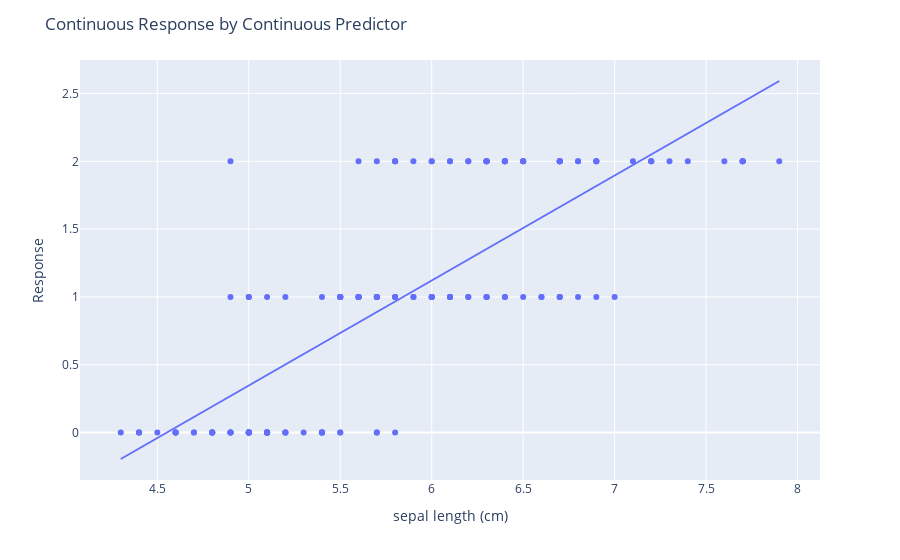
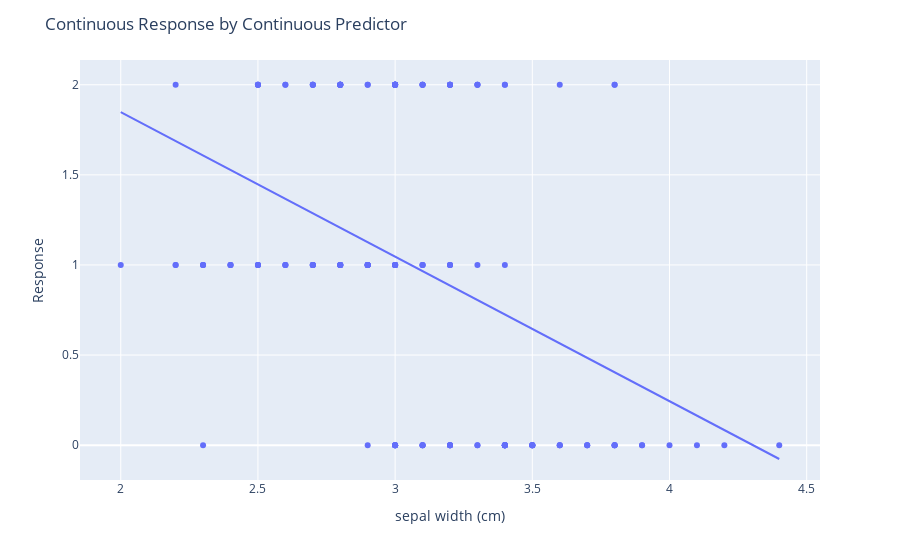
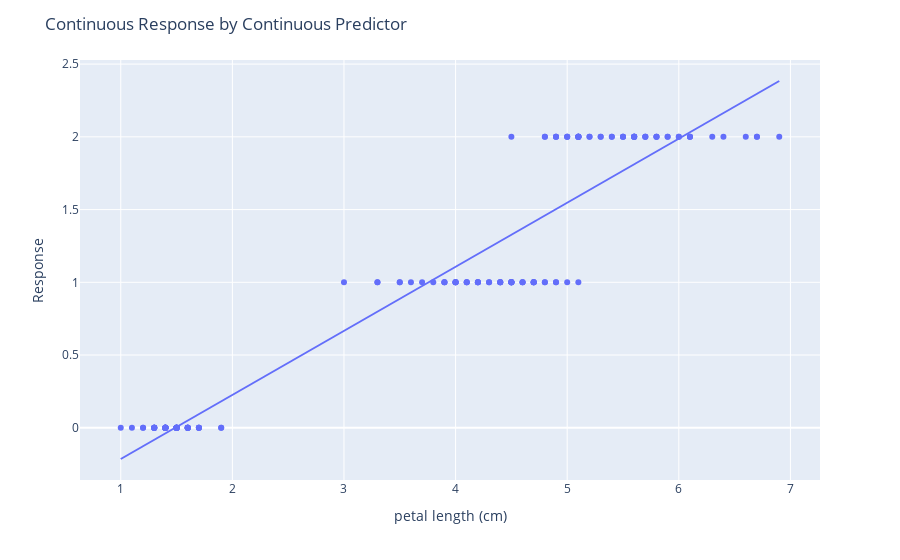
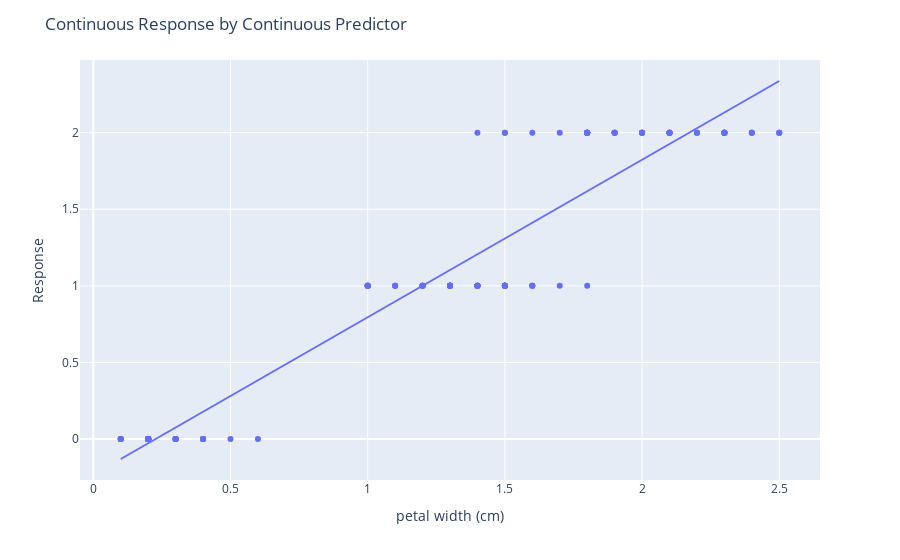

The cell these charts' notebook holds for them, in order:
### Code cell
result_response = check_response(df,response)
for i in range(0,len(df.columns)-1):
    #result_response = check_response(df,i,response)
    result_predictor = check_predictor(df,i,predictors)
    if result_response == "CAT_RES":
        if result_predictor == "CAT_PRED":
            print('cat_res_cat_pred()')
        else:
            cat_resp_cont_predictor()
    else:
        if result_predictor == "CAT_PRED":
            print('cont_res_cat_pred()')
        else:
            cont_response_cont_predictor(df,i)

### Figure 1 — Plotly figure (JSON) as saved in the notebook; plotly's stock layout.template omitted (floating-point values rounded to 4 significant figures; data arrays with more than 128 entries replaced by an {"elided": "..."} marker saying what was removed)
{"data": [{"hovertemplate": "x=%{x}<br>y=%{y}<extra></extra>", "legendgroup": "", "marker": {"color": "#636efa", "symbol": "circle"}, "mode": "markers", "name": "", "orientation": "v", "showlegend": false, "type": "scatter", "x": {"elided": "150 float values"}, "xaxis": "x", "y": {"elided": "150 int values"}, "yaxis": "y"}, {"hovertemplate": "<b>OLS trendline</b><br>y = 0.774212 * x + -3.52398<br>R<sup>2</sup>=0.612402<br><br>x=%{x}<br>y=%{y} <b>(trend)</b><extra></extra>", "legendgroup": "", "marker": {"color": "#636efa", "symbol": "circle"}, "mode": "lines", "name": "", "showlegend": false, "type": "scatter", "x": {"elided": "150 float values"}, "xaxis": "x", "y": {"elided": "150 float values"}, "yaxis": "y"}], "layout": {"legend": {"tracegroupgap": 0}, "margin": {"t": 60}, "title": {"text": "Continuous Response by Continuous Predictor"}, "xaxis": {"anchor": "y", "domain": [0, 1], "title": {"text": "sepal length (cm)"}}, "yaxis": {"anchor": "x", "domain": [0, 1], "title": {"text": "Response"}}}}

### Figure 2 — Plotly figure (JSON) as saved in the notebook; plotly's stock layout.template omitted (floating-point values rounded to 4 significant figures; data arrays with more than 128 entries replaced by an {"elided": "..."} marker saying what was removed)
{"data": [{"hovertemplate": "x=%{x}<br>y=%{y}<extra></extra>", "legendgroup": "", "marker": {"color": "#636efa", "symbol": "circle"}, "mode": "markers", "name": "", "orientation": "v", "showlegend": false, "type": "scatter", "x": {"elided": "150 float values"}, "xaxis": "x", "y": {"elided": "150 int values"}, "yaxis": "y"}, {"hovertemplate": "<b>OLS trendline</b><br>y = -0.801924 * x + 3.45175<br>R<sup>2</sup>=0.182037<br><br>x=%{x}<br>y=%{y} <b>(trend)</b><extra></extra>", "legendgroup": "", "marker": {"color": "#636efa", "symbol": "circle"}, "mode": "lines", "name": "", "showlegend": false, "type": "scatter", "x": {"elided": "150 float values"}, "xaxis": "x", "y": {"elided": "150 float values"}, "yaxis": "y"}], "layout": {"legend": {"tracegroupgap": 0}, "margin": {"t": 60}, "title": {"text": "Continuous Response by Continuous Predictor"}, "xaxis": {"anchor": "y", "domain": [0, 1], "title": {"text": "sepal width (cm)"}}, "yaxis": {"anchor": "x", "domain": [0, 1], "title": {"text": "Response"}}}}

### Figure 3 — Plotly figure (JSON) as saved in the notebook; plotly's stock layout.template omitted (floating-point values rounded to 4 significant figures; data arrays with more than 128 entries replaced by an {"elided": "..."} marker saying what was removed)
{"data": [{"hovertemplate": "x=%{x}<br>y=%{y}<extra></extra>", "legendgroup": "", "marker": {"color": "#636efa", "symbol": "circle"}, "mode": "markers", "name": "", "orientation": "v", "showlegend": false, "type": "scatter", "x": {"elided": "150 float values"}, "xaxis": "x", "y": {"elided": "150 int values"}, "yaxis": "y"}, {"hovertemplate": "<b>OLS trendline</b><br>y = 0.440424 * x + -0.655113<br>R<sup>2</sup>=0.900667<br><br>x=%{x}<br>y=%{y} <b>(trend)</b><extra></extra>", "legendgroup": "", "marker": {"color": "#636efa", "symbol": "circle"}, "mode": "lines", "name": "", "showlegend": false, "type": "scatter", "x": {"elided": "150 float values"}, "xaxis": "x", "y": {"elided": "150 float values"}, "yaxis": "y"}], "layout": {"legend": {"tracegroupgap": 0}, "margin": {"t": 60}, "title": {"text": "Continuous Response by Continuous Predictor"}, "xaxis": {"anchor": "y", "domain": [0, 1], "title": {"text": "petal length (cm)"}}, "yaxis": {"anchor": "x", "domain": [0, 1], "title": {"text": "Response"}}}}

### Figure 4 — Plotly figure (JSON) as saved in the notebook; plotly's stock layout.template omitted (floating-point values rounded to 4 significant figures; data arrays with more than 128 entries replaced by an {"elided": "..."} marker saying what was removed)
{"data": [{"hovertemplate": "x=%{x}<br>y=%{y}<extra></extra>", "legendgroup": "", "marker": {"color": "#636efa", "symbol": "circle"}, "mode": "markers", "name": "", "orientation": "v", "showlegend": false, "type": "scatter", "x": {"elided": "150 float values"}, "xaxis": "x", "y": {"elided": "150 int values"}, "yaxis": "y"}, {"hovertemplate": "<b>OLS trendline</b><br>y = 1.02807 * x + -0.232999<br>R<sup>2</sup>=0.914983<br><br>x=%{x}<br>y=%{y} <b>(trend)</b><extra></extra>", "legendgroup": "", "marker": {"color": "#636efa", "symbol": "circle"}, "mode": "lines", "name": "", "showlegend": false, "type": "scatter", "x": {"elided": "150 float values"}, "xaxis": "x", "y": {"elided": "150 float values"}, "yaxis": "y"}], "layout": {"legend": {"tracegroupgap": 0}, "margin": {"t": 60}, "title": {"text": "Continuous Response by Continuous Predictor"}, "xaxis": {"anchor": "y", "domain": [0, 1], "title": {"text": "petal width (cm)"}}, "yaxis": {"anchor": "x", "domain": [0, 1], "title": {"text": "Response"}}}}
